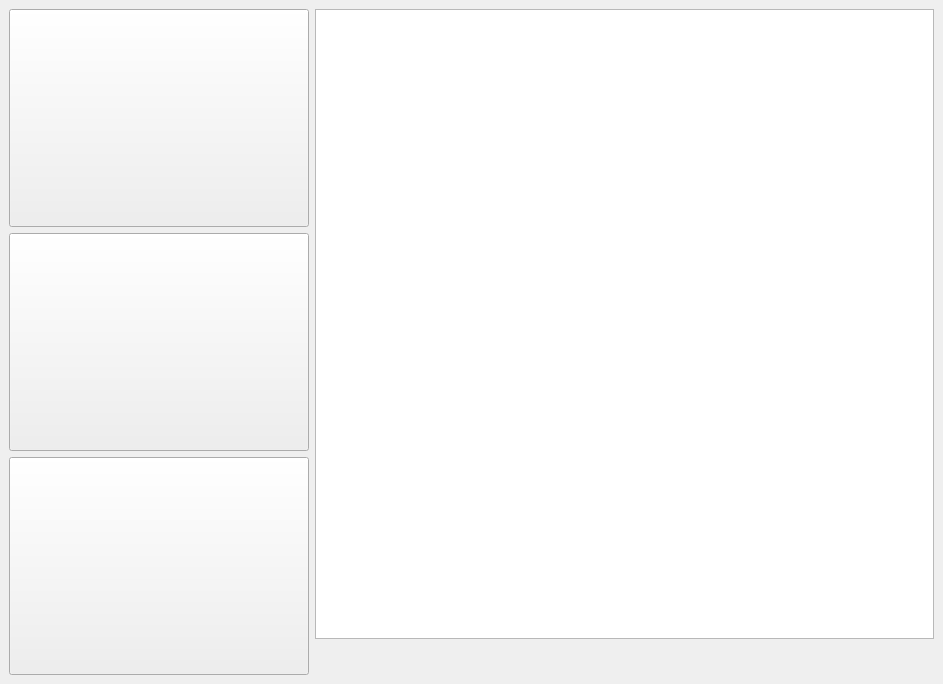
<?xml version="1.0" encoding="UTF-8"?>
<ui version="4.0">
 <class>KinectWindow</class>
 <widget class="QMainWindow" name="KinectWindow">
  <property name="geometry">
   <rect>
    <x>0</x>
    <y>0</y>
    <width>943</width>
    <height>684</height>
   </rect>
  </property>
  <property name="palette">
   <palette>
    <active>
     <colorrole role="WindowText">
      <brush brushstyle="SolidPattern">
       <color alpha="255">
        <red>255</red>
        <green>255</green>
        <blue>255</blue>
       </color>
      </brush>
     </colorrole>
     <colorrole role="ButtonText">
      <brush brushstyle="SolidPattern">
       <color alpha="255">
        <red>255</red>
        <green>255</green>
        <blue>255</blue>
       </color>
      </brush>
     </colorrole>
    </active>
    <inactive>
     <colorrole role="WindowText">
      <brush brushstyle="SolidPattern">
       <color alpha="255">
        <red>255</red>
        <green>255</green>
        <blue>255</blue>
       </color>
      </brush>
     </colorrole>
     <colorrole role="ButtonText">
      <brush brushstyle="SolidPattern">
       <color alpha="255">
        <red>255</red>
        <green>255</green>
        <blue>255</blue>
       </color>
      </brush>
     </colorrole>
    </inactive>
    <disabled>
     <colorrole role="WindowText">
      <brush brushstyle="SolidPattern">
       <color alpha="255">
        <red>120</red>
        <green>120</green>
        <blue>120</blue>
       </color>
      </brush>
     </colorrole>
     <colorrole role="ButtonText">
      <brush brushstyle="SolidPattern">
       <color alpha="255">
        <red>120</red>
        <green>120</green>
        <blue>120</blue>
       </color>
      </brush>
     </colorrole>
    </disabled>
   </palette>
  </property>
  <property name="windowTitle">
   <string>Starfighter 4K</string>
  </property>
  <property name="windowIcon">
   <iconset resource="../../ressources.qrc">
    <normaloff>:/images/taskbar-icon</normaloff>:/images/taskbar-icon</iconset>
  </property>
  <property name="styleSheet">
   <string notr="true"/>
  </property>
  <widget class="QWidget" name="centralwidget">
   <property name="sizePolicy">
    <sizepolicy hsizetype="Expanding" vsizetype="Expanding">
     <horstretch>0</horstretch>
     <verstretch>0</verstretch>
    </sizepolicy>
   </property>
   <layout class="QVBoxLayout" name="verticalLayout_5">
    <property name="spacing">
     <number>0</number>
    </property>
    <property name="leftMargin">
     <number>0</number>
    </property>
    <property name="topMargin">
     <number>0</number>
    </property>
    <property name="rightMargin">
     <number>0</number>
    </property>
    <property name="bottomMargin">
     <number>0</number>
    </property>
    <item>
     <widget class="QStackedWidget" name="stack">
      <property name="sizePolicy">
       <sizepolicy hsizetype="Expanding" vsizetype="Expanding">
        <horstretch>0</horstretch>
        <verstretch>0</verstretch>
       </sizepolicy>
      </property>
      <property name="lineWidth">
       <number>0</number>
      </property>
      <property name="currentIndex">
       <number>0</number>
      </property>
      <widget class="QWidget" name="home">
       <layout class="QHBoxLayout" name="horizontalLayout_3">
        <item>
         <layout class="QVBoxLayout" name="verticalLayout">
          <item>
           <widget class="BlurPushButton" name="btnGame">
            <property name="sizePolicy">
             <sizepolicy hsizetype="Expanding" vsizetype="Expanding">
              <horstretch>0</horstretch>
              <verstretch>0</verstretch>
             </sizepolicy>
            </property>
            <property name="maximumSize">
             <size>
              <width>300</width>
              <height>16777215</height>
             </size>
            </property>
            <property name="text">
             <string notr="true"/>
            </property>
            <property name="icon">
             <iconset resource="../../ressources.qrc">
              <normaloff>:/images/menu/game</normaloff>:/images/menu/game</iconset>
            </property>
            <property name="iconSize">
             <size>
              <width>129</width>
              <height>128</height>
             </size>
            </property>
           </widget>
          </item>
          <item>
           <widget class="BlurPushButton" name="btnOptions">
            <property name="sizePolicy">
             <sizepolicy hsizetype="Minimum" vsizetype="Expanding">
              <horstretch>0</horstretch>
              <verstretch>0</verstretch>
             </sizepolicy>
            </property>
            <property name="maximumSize">
             <size>
              <width>300</width>
              <height>16777215</height>
             </size>
            </property>
            <property name="text">
             <string notr="true"/>
            </property>
            <property name="icon">
             <iconset resource="../../ressources.qrc">
              <normaloff>:/images/menu/options</normaloff>:/images/menu/options</iconset>
            </property>
            <property name="iconSize">
             <size>
              <width>129</width>
              <height>129</height>
             </size>
            </property>
            <property name="shortcut">
             <string>Ctrl+S</string>
            </property>
           </widget>
          </item>
          <item>
           <widget class="BlurPushButton" name="btnQuit">
            <property name="sizePolicy">
             <sizepolicy hsizetype="Minimum" vsizetype="Expanding">
              <horstretch>0</horstretch>
              <verstretch>0</verstretch>
             </sizepolicy>
            </property>
            <property name="maximumSize">
             <size>
              <width>300</width>
              <height>16777215</height>
             </size>
            </property>
            <property name="text">
             <string notr="true"/>
            </property>
            <property name="icon">
             <iconset resource="../../ressources.qrc">
              <normaloff>:/images/menu/exit</normaloff>:/images/menu/exit</iconset>
            </property>
            <property name="iconSize">
             <size>
              <width>129</width>
              <height>136</height>
             </size>
            </property>
           </widget>
          </item>
         </layout>
        </item>
        <item>
         <layout class="QVBoxLayout" name="verticalLayout_4">
          <item>
           <widget class="DemoEngine" name="graphicsView"/>
          </item>
          <item>
           <widget class="ScrollText" name="scrollText" native="true">
            <property name="sizePolicy">
             <sizepolicy hsizetype="Preferred" vsizetype="Fixed">
              <horstretch>0</horstretch>
              <verstretch>0</verstretch>
             </sizepolicy>
            </property>
            <property name="minimumSize">
             <size>
              <width>0</width>
              <height>30</height>
             </size>
            </property>
            <property name="maximumSize">
             <size>
              <width>16777215</width>
              <height>30</height>
             </size>
            </property>
            <property name="font">
             <font>
              <pointsize>18</pointsize>
              <weight>75</weight>
              <bold>true</bold>
             </font>
            </property>
           </widget>
          </item>
         </layout>
        </item>
       </layout>
      </widget>
      <widget class="QWidget" name="options">
       <layout class="QHBoxLayout" name="horizontalLayout_5">
        <item>
         <layout class="QVBoxLayout" name="verticalLayout_6">
          <item>
           <widget class="QLabel" name="label_14">
            <property name="font">
             <font>
              <pointsize>20</pointsize>
              <weight>75</weight>
              <bold>true</bold>
             </font>
            </property>
            <property name="text">
             <string>Options</string>
            </property>
            <property name="alignment">
             <set>Qt::AlignCenter</set>
            </property>
           </widget>
          </item>
          <item>
           <layout class="QFormLayout" name="formLayout">
            <item row="0" column="0">
             <widget class="QLabel" name="label_12">
              <property name="text">
               <string>Player 1 name</string>
              </property>
             </widget>
            </item>
            <item row="0" column="1">
             <widget class="QLineEdit" name="p1name"/>
            </item>
            <item row="1" column="0">
             <widget class="QLabel" name="label_11">
              <property name="text">
               <string>Player 2 name</string>
              </property>
             </widget>
            </item>
            <item row="1" column="1">
             <widget class="QLineEdit" name="p2name"/>
            </item>
            <item row="2" column="0">
             <widget class="QLabel" name="label_13">
              <property name="text">
               <string>HUD placement</string>
              </property>
             </widget>
            </item>
            <item row="2" column="1">
             <widget class="QComboBox" name="hudPlacement">
              <item>
               <property name="text">
                <string>Top</string>
               </property>
              </item>
              <item>
               <property name="text">
                <string>Bottom</string>
               </property>
              </item>
             </widget>
            </item>
           </layout>
          </item>
          <item>
           <spacer name="verticalSpacer">
            <property name="orientation">
             <enum>Qt::Vertical</enum>
            </property>
            <property name="sizeHint" stdset="0">
             <size>
              <width>20</width>
              <height>40</height>
             </size>
            </property>
           </spacer>
          </item>
          <item>
           <widget class="BlurPushButton" name="btnValidateOptions">
            <property name="text">
             <string>Validate</string>
            </property>
           </widget>
          </item>
         </layout>
        </item>
        <item>
         <widget class="QTextBrowser" name="about"/>
        </item>
       </layout>
      </widget>
      <widget class="QWidget" name="mode">
       <layout class="QGridLayout" name="gridLayout">
        <item row="1" column="0">
         <layout class="QGridLayout" name="gridLayout_2">
          <item row="0" column="0">
           <widget class="BlurPushButton" name="btnDeathmatch">
            <property name="sizePolicy">
             <sizepolicy hsizetype="Minimum" vsizetype="Expanding">
              <horstretch>0</horstretch>
              <verstretch>0</verstretch>
             </sizepolicy>
            </property>
            <property name="maximumSize">
             <size>
              <width>300</width>
              <height>16777215</height>
             </size>
            </property>
            <property name="text">
             <string>Deathmatch</string>
            </property>
           </widget>
          </item>
          <item row="1" column="0">
           <widget class="BlurPushButton" name="btnTimer">
            <property name="sizePolicy">
             <sizepolicy hsizetype="Minimum" vsizetype="Expanding">
              <horstretch>0</horstretch>
              <verstretch>0</verstretch>
             </sizepolicy>
            </property>
            <property name="maximumSize">
             <size>
              <width>300</width>
              <height>16777215</height>
             </size>
            </property>
            <property name="text">
             <string>Timer</string>
            </property>
           </widget>
          </item>
          <item row="0" column="1">
           <widget class="QLabel" name="label">
            <property name="text">
             <string>TextLabel</string>
            </property>
           </widget>
          </item>
          <item row="1" column="1">
           <widget class="QLabel" name="label_2">
            <property name="text">
             <string>TextLabel</string>
            </property>
           </widget>
          </item>
         </layout>
        </item>
       </layout>
      </widget>
      <widget class="QWidget" name="timerSelect">
       <layout class="QVBoxLayout" name="verticalLayout_2">
        <item>
         <layout class="QHBoxLayout" name="horizontalLayout_2">
          <item>
           <widget class="BlurPushButton" name="btnValidateTime">
            <property name="sizePolicy">
             <sizepolicy hsizetype="Expanding" vsizetype="Expanding">
              <horstretch>0</horstretch>
              <verstretch>0</verstretch>
             </sizepolicy>
            </property>
            <property name="maximumSize">
             <size>
              <width>300</width>
              <height>16777215</height>
             </size>
            </property>
            <property name="text">
             <string>Validate</string>
            </property>
           </widget>
          </item>
          <item>
           <spacer name="horizontalSpacer_3">
            <property name="orientation">
             <enum>Qt::Horizontal</enum>
            </property>
            <property name="sizeHint" stdset="0">
             <size>
              <width>40</width>
              <height>20</height>
             </size>
            </property>
           </spacer>
          </item>
          <item>
           <widget class="QLabel" name="lblTime">
            <property name="sizePolicy">
             <sizepolicy hsizetype="Preferred" vsizetype="Preferred">
              <horstretch>0</horstretch>
              <verstretch>0</verstretch>
             </sizepolicy>
            </property>
            <property name="font">
             <font>
              <family>Helvetica</family>
              <pointsize>72</pointsize>
              <weight>75</weight>
              <bold>true</bold>
             </font>
            </property>
            <property name="text">
             <string notr="true">02:00</string>
            </property>
            <property name="alignment">
             <set>Qt::AlignCenter</set>
            </property>
           </widget>
          </item>
          <item>
           <widget class="BlurPushButton" name="btnPlus">
            <property name="sizePolicy">
             <sizepolicy hsizetype="Maximum" vsizetype="Fixed">
              <horstretch>0</horstretch>
              <verstretch>0</verstretch>
             </sizepolicy>
            </property>
            <property name="text">
             <string notr="true">+</string>
            </property>
           </widget>
          </item>
          <item>
           <widget class="BlurPushButton" name="btnMinus">
            <property name="sizePolicy">
             <sizepolicy hsizetype="Maximum" vsizetype="Fixed">
              <horstretch>0</horstretch>
              <verstretch>0</verstretch>
             </sizepolicy>
            </property>
            <property name="text">
             <string notr="true">-</string>
            </property>
           </widget>
          </item>
          <item>
           <spacer name="horizontalSpacer_2">
            <property name="orientation">
             <enum>Qt::Horizontal</enum>
            </property>
            <property name="sizeHint" stdset="0">
             <size>
              <width>40</width>
              <height>20</height>
             </size>
            </property>
           </spacer>
          </item>
         </layout>
        </item>
       </layout>
      </widget>
      <widget class="QWidget" name="spaceshipsSelection">
       <layout class="QVBoxLayout" name="verticalLayout_3">
        <item>
         <layout class="QGridLayout" name="gridLayout_3">
          <item row="0" column="0">
           <widget class="BlurPushButton" name="btnShip1P1">
            <property name="sizePolicy">
             <sizepolicy hsizetype="Minimum" vsizetype="Expanding">
              <horstretch>0</horstretch>
              <verstretch>0</verstretch>
             </sizepolicy>
            </property>
            <property name="text">
             <string>Bermuder</string>
            </property>
           </widget>
          </item>
          <item row="2" column="1">
           <widget class="QLabel" name="label_5">
            <property name="text">
             <string/>
            </property>
            <property name="pixmap">
             <pixmap resource="../../ressources.qrc">:/images/game/ship3</pixmap>
            </property>
           </widget>
          </item>
          <item row="2" column="2">
           <widget class="BlurPushButton" name="btnShip3P2">
            <property name="sizePolicy">
             <sizepolicy hsizetype="Minimum" vsizetype="Expanding">
              <horstretch>0</horstretch>
              <verstretch>0</verstretch>
             </sizepolicy>
            </property>
            <property name="text">
             <string>Blaster</string>
            </property>
           </widget>
          </item>
          <item row="1" column="2">
           <widget class="BlurPushButton" name="btnShip2P2">
            <property name="sizePolicy">
             <sizepolicy hsizetype="Minimum" vsizetype="Expanding">
              <horstretch>0</horstretch>
              <verstretch>0</verstretch>
             </sizepolicy>
            </property>
            <property name="text">
             <string>Speeder</string>
            </property>
           </widget>
          </item>
          <item row="2" column="0">
           <widget class="BlurPushButton" name="btnShip3P1">
            <property name="sizePolicy">
             <sizepolicy hsizetype="Minimum" vsizetype="Expanding">
              <horstretch>0</horstretch>
              <verstretch>0</verstretch>
             </sizepolicy>
            </property>
            <property name="text">
             <string>Blaster</string>
            </property>
           </widget>
          </item>
          <item row="0" column="1">
           <widget class="QLabel" name="label_4">
            <property name="text">
             <string/>
            </property>
            <property name="pixmap">
             <pixmap resource="../../ressources.qrc">:/images/game/ship1</pixmap>
            </property>
           </widget>
          </item>
          <item row="1" column="0">
           <widget class="BlurPushButton" name="btnShip2P1">
            <property name="sizePolicy">
             <sizepolicy hsizetype="Minimum" vsizetype="Expanding">
              <horstretch>0</horstretch>
              <verstretch>0</verstretch>
             </sizepolicy>
            </property>
            <property name="text">
             <string>Speeder</string>
            </property>
           </widget>
          </item>
          <item row="0" column="2">
           <widget class="BlurPushButton" name="btnShip1P2">
            <property name="sizePolicy">
             <sizepolicy hsizetype="Minimum" vsizetype="Expanding">
              <horstretch>0</horstretch>
              <verstretch>0</verstretch>
             </sizepolicy>
            </property>
            <property name="text">
             <string>Bermuder</string>
            </property>
           </widget>
          </item>
          <item row="1" column="1">
           <widget class="QLabel" name="label_3">
            <property name="text">
             <string/>
            </property>
            <property name="pixmap">
             <pixmap resource="../../ressources.qrc">:/images/game/ship2</pixmap>
            </property>
           </widget>
          </item>
         </layout>
        </item>
       </layout>
      </widget>
      <widget class="QWidget" name="bonusSelection">
       <layout class="QHBoxLayout" name="horizontalLayout_4">
        <item>
         <layout class="QGridLayout" name="gridLayout_4">
          <item row="0" column="0">
           <widget class="BlurPushButton" name="btnFreezeP1">
            <property name="sizePolicy">
             <sizepolicy hsizetype="Minimum" vsizetype="Expanding">
              <horstretch>0</horstretch>
              <verstretch>0</verstretch>
             </sizepolicy>
            </property>
            <property name="maximumSize">
             <size>
              <width>300</width>
              <height>16777215</height>
             </size>
            </property>
            <property name="text">
             <string/>
            </property>
            <property name="icon">
             <iconset resource="../../ressources.qrc">
              <normaloff>:/images/bonus/freeze</normaloff>:/images/bonus/freeze</iconset>
            </property>
            <property name="iconSize">
             <size>
              <width>120</width>
              <height>120</height>
             </size>
            </property>
           </widget>
          </item>
          <item row="0" column="1">
           <widget class="QLabel" name="label_6">
            <property name="text">
             <string>Freeze</string>
            </property>
            <property name="scaledContents">
             <bool>true</bool>
            </property>
           </widget>
          </item>
          <item row="3" column="0">
           <widget class="BlurPushButton" name="btnTrackingP1">
            <property name="sizePolicy">
             <sizepolicy hsizetype="Minimum" vsizetype="Expanding">
              <horstretch>0</horstretch>
              <verstretch>0</verstretch>
             </sizepolicy>
            </property>
            <property name="maximumSize">
             <size>
              <width>300</width>
              <height>16777215</height>
             </size>
            </property>
            <property name="text">
             <string/>
            </property>
            <property name="icon">
             <iconset resource="../../ressources.qrc">
              <normaloff>:/images/bonus/tracking</normaloff>:/images/bonus/tracking</iconset>
            </property>
            <property name="iconSize">
             <size>
              <width>120</width>
              <height>120</height>
             </size>
            </property>
           </widget>
          </item>
          <item row="1" column="0">
           <widget class="BlurPushButton" name="btnAntigravityP1">
            <property name="sizePolicy">
             <sizepolicy hsizetype="Minimum" vsizetype="Expanding">
              <horstretch>0</horstretch>
              <verstretch>0</verstretch>
             </sizepolicy>
            </property>
            <property name="maximumSize">
             <size>
              <width>300</width>
              <height>16777215</height>
             </size>
            </property>
            <property name="text">
             <string/>
            </property>
            <property name="icon">
             <iconset resource="../../ressources.qrc">
              <normaloff>:/images/bonus/antiGravity</normaloff>:/images/bonus/antiGravity</iconset>
            </property>
            <property name="iconSize">
             <size>
              <width>120</width>
              <height>120</height>
             </size>
            </property>
           </widget>
          </item>
          <item row="0" column="2">
           <widget class="BlurPushButton" name="btnFreezeP2">
            <property name="sizePolicy">
             <sizepolicy hsizetype="Minimum" vsizetype="Expanding">
              <horstretch>0</horstretch>
              <verstretch>0</verstretch>
             </sizepolicy>
            </property>
            <property name="maximumSize">
             <size>
              <width>300</width>
              <height>16777215</height>
             </size>
            </property>
            <property name="text">
             <string/>
            </property>
            <property name="icon">
             <iconset resource="../../ressources.qrc">
              <normaloff>:/images/bonus/freeze</normaloff>:/images/bonus/freeze</iconset>
            </property>
            <property name="iconSize">
             <size>
              <width>120</width>
              <height>120</height>
             </size>
            </property>
           </widget>
          </item>
          <item row="2" column="0">
           <widget class="BlurPushButton" name="btnGuidedP1">
            <property name="sizePolicy">
             <sizepolicy hsizetype="Minimum" vsizetype="Expanding">
              <horstretch>0</horstretch>
              <verstretch>0</verstretch>
             </sizepolicy>
            </property>
            <property name="maximumSize">
             <size>
              <width>300</width>
              <height>16777215</height>
             </size>
            </property>
            <property name="text">
             <string/>
            </property>
            <property name="icon">
             <iconset resource="../../ressources.qrc">
              <normaloff>:/images/bonus/guided</normaloff>:/images/bonus/guided</iconset>
            </property>
            <property name="iconSize">
             <size>
              <width>120</width>
              <height>120</height>
             </size>
            </property>
           </widget>
          </item>
          <item row="4" column="0">
           <widget class="BlurPushButton" name="btnRootP1">
            <property name="sizePolicy">
             <sizepolicy hsizetype="Minimum" vsizetype="Expanding">
              <horstretch>0</horstretch>
              <verstretch>0</verstretch>
             </sizepolicy>
            </property>
            <property name="maximumSize">
             <size>
              <width>300</width>
              <height>16777215</height>
             </size>
            </property>
            <property name="text">
             <string/>
            </property>
            <property name="icon">
             <iconset resource="../../ressources.qrc">
              <normaloff>:/images/bonus/projRoot</normaloff>:/images/bonus/projRoot</iconset>
            </property>
            <property name="iconSize">
             <size>
              <width>120</width>
              <height>120</height>
             </size>
            </property>
           </widget>
          </item>
          <item row="1" column="2">
           <widget class="BlurPushButton" name="btnAntigravityP2">
            <property name="sizePolicy">
             <sizepolicy hsizetype="Minimum" vsizetype="Expanding">
              <horstretch>0</horstretch>
              <verstretch>0</verstretch>
             </sizepolicy>
            </property>
            <property name="maximumSize">
             <size>
              <width>300</width>
              <height>16777215</height>
             </size>
            </property>
            <property name="text">
             <string/>
            </property>
            <property name="icon">
             <iconset resource="../../ressources.qrc">
              <normaloff>:/images/bonus/antiGravity</normaloff>:/images/bonus/antiGravity</iconset>
            </property>
            <property name="iconSize">
             <size>
              <width>120</width>
              <height>120</height>
             </size>
            </property>
           </widget>
          </item>
          <item row="2" column="2">
           <widget class="BlurPushButton" name="btnGuidedP2">
            <property name="sizePolicy">
             <sizepolicy hsizetype="Minimum" vsizetype="Expanding">
              <horstretch>0</horstretch>
              <verstretch>0</verstretch>
             </sizepolicy>
            </property>
            <property name="maximumSize">
             <size>
              <width>300</width>
              <height>16777215</height>
             </size>
            </property>
            <property name="text">
             <string/>
            </property>
            <property name="icon">
             <iconset resource="../../ressources.qrc">
              <normaloff>:/images/bonus/guided</normaloff>:/images/bonus/guided</iconset>
            </property>
            <property name="iconSize">
             <size>
              <width>120</width>
              <height>120</height>
             </size>
            </property>
           </widget>
          </item>
          <item row="3" column="2">
           <widget class="BlurPushButton" name="btnTrackingP2">
            <property name="sizePolicy">
             <sizepolicy hsizetype="Minimum" vsizetype="Expanding">
              <horstretch>0</horstretch>
              <verstretch>0</verstretch>
             </sizepolicy>
            </property>
            <property name="maximumSize">
             <size>
              <width>300</width>
              <height>16777215</height>
             </size>
            </property>
            <property name="text">
             <string/>
            </property>
            <property name="icon">
             <iconset resource="../../ressources.qrc">
              <normaloff>:/images/bonus/tracking</normaloff>:/images/bonus/tracking</iconset>
            </property>
            <property name="iconSize">
             <size>
              <width>120</width>
              <height>120</height>
             </size>
            </property>
           </widget>
          </item>
          <item row="4" column="2">
           <widget class="BlurPushButton" name="btnRootP2">
            <property name="sizePolicy">
             <sizepolicy hsizetype="Minimum" vsizetype="Expanding">
              <horstretch>0</horstretch>
              <verstretch>0</verstretch>
             </sizepolicy>
            </property>
            <property name="maximumSize">
             <size>
              <width>300</width>
              <height>16777215</height>
             </size>
            </property>
            <property name="text">
             <string/>
            </property>
            <property name="icon">
             <iconset resource="../../ressources.qrc">
              <normaloff>:/images/bonus/projRoot</normaloff>:/images/bonus/projRoot</iconset>
            </property>
            <property name="iconSize">
             <size>
              <width>120</width>
              <height>120</height>
             </size>
            </property>
           </widget>
          </item>
          <item row="1" column="1">
           <widget class="QLabel" name="label_7">
            <property name="text">
             <string>Anti gravity</string>
            </property>
            <property name="scaledContents">
             <bool>true</bool>
            </property>
           </widget>
          </item>
          <item row="2" column="1">
           <widget class="QLabel" name="label_8">
            <property name="text">
             <string>Guided missile</string>
            </property>
            <property name="scaledContents">
             <bool>true</bool>
            </property>
           </widget>
          </item>
          <item row="3" column="1">
           <widget class="QLabel" name="label_9">
            <property name="text">
             <string>Tracking missile</string>
            </property>
            <property name="scaledContents">
             <bool>true</bool>
            </property>
           </widget>
          </item>
          <item row="4" column="1">
           <widget class="QLabel" name="label_10">
            <property name="text">
             <string>Root shot</string>
            </property>
            <property name="scaledContents">
             <bool>true</bool>
            </property>
           </widget>
          </item>
         </layout>
        </item>
       </layout>
      </widget>
     </widget>
    </item>
   </layout>
  </widget>
 </widget>
 <customwidgets>
  <customwidget>
   <class>DemoEngine</class>
   <extends>QGraphicsView</extends>
   <header>include/engine/DemoEngine.h</header>
  </customwidget>
  <customwidget>
   <class>ScrollText</class>
   <extends>QWidget</extends>
   <header>include/menu/ScrollText.h</header>
   <container>1</container>
  </customwidget>
  <customwidget>
   <class>BlurPushButton</class>
   <extends>QPushButton</extends>
   <header>include/menu/BlurPushButton.h</header>
  </customwidget>
 </customwidgets>
 <tabstops>
  <tabstop>btnValidateOptions</tabstop>
  <tabstop>btnDeathmatch</tabstop>
  <tabstop>btnTimer</tabstop>
  <tabstop>btnValidateTime</tabstop>
  <tabstop>btnPlus</tabstop>
  <tabstop>btnMinus</tabstop>
  <tabstop>btnShip1P1</tabstop>
  <tabstop>btnShip3P2</tabstop>
  <tabstop>btnShip2P2</tabstop>
  <tabstop>btnShip3P1</tabstop>
  <tabstop>btnShip2P1</tabstop>
  <tabstop>btnShip1P2</tabstop>
  <tabstop>btnFreezeP1</tabstop>
  <tabstop>btnTrackingP1</tabstop>
  <tabstop>btnAntigravityP1</tabstop>
  <tabstop>btnFreezeP2</tabstop>
  <tabstop>btnGuidedP1</tabstop>
  <tabstop>btnRootP1</tabstop>
  <tabstop>btnAntigravityP2</tabstop>
  <tabstop>btnGuidedP2</tabstop>
  <tabstop>btnTrackingP2</tabstop>
  <tabstop>btnRootP2</tabstop>
  <tabstop>btnGame</tabstop>
  <tabstop>btnOptions</tabstop>
  <tabstop>btnQuit</tabstop>
  <tabstop>graphicsView</tabstop>
 </tabstops>
 <resources>
  <include location="../../ressources.qrc"/>
 </resources>
 <connections>
  <connection>
   <sender>btnQuit</sender>
   <signal>clicked()</signal>
   <receiver>KinectWindow</receiver>
   <slot>close()</slot>
   <hints>
    <hint type="sourcelabel">
     <x>111</x>
     <y>464</y>
    </hint>
    <hint type="destinationlabel">
     <x>460</x>
     <y>285</y>
    </hint>
   </hints>
  </connection>
 </connections>
</ui>
